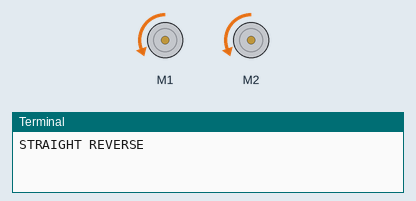
This program was run on a simulated Raspberry Pi (BCM pin numbers). On the bench: 2 × DC motor (green arrow = forward, orange = backward, longer = faster), the last lines printed to the terminal. Random numbers come from a fixed seed; motors are numbered in the order the program creates them (left before right in a Robot).

Above: at 0.1 s.
At 8.1 s:
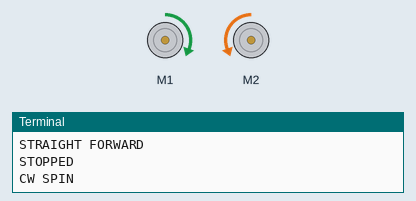
At 18.1 s:
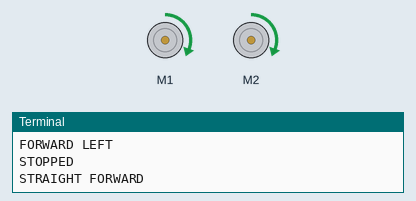
At 37.1 s:
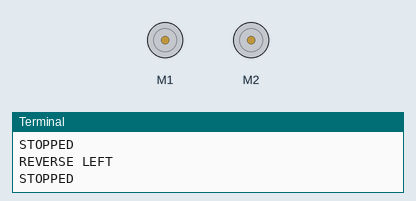
Timing chart, 0 to 38.6 s (numbered marks = the images above):
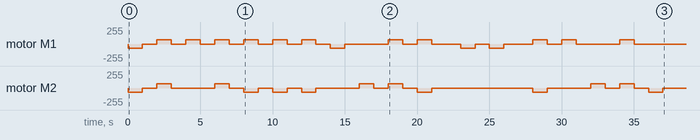

Measured:
- by itself, motor M1: stopped → backward 64/255 at 0.02 s, → stopped 0.98 s later, → forward 64/255 1.0 s later, → stopped 1.0 s later, … (30 changes in this stretch)
- by itself, motor M2: stopped → backward 64/255 at 0.02 s, → stopped 0.98 s later, → forward 64/255 1.0 s later, → stopped 1.0 s later, … (26 changes in this stretch)

The program:

randomDance.py
```python
from gpiozero import PhaseEnableMotor
# https://gpiozero.readthedocs.io/en/stable/api_output.html#motor
#
import random
from time import sleep
#
# This Python script will perform a random dance by sending
# random commands to the H-bridge and any connected DC motors
#
# specify H-Bridge control pins
goL = 5 #23
dirL = 6 #24
goR = 23 #5
dirR = 24 #6
#
# create Motor classes with independent control pins & enable speed control if desired
motorLeft = PhaseEnableMotor(dirL,goL,pwm=True)
motorRight = PhaseEnableMotor(dirR,goR,pwm=True)
#
# Define the motor speeds
lSpd = 0.25
rSpd = 0.25
#
# Define the directional control functions
#
def stop():
    # Stop both motors
    motorLeft.stop()
    motorRight.stop()
#
# Specifying a value for v between 0 & 1 will control the motors' speed
def straightFwd(vl,vr):
    # Run both motors forward
    motorLeft.forward(speed=vl) # 1 = Full Speed
    motorRight.forward(speed=vr) # 1 = Full Speed
#
def straightRev(vl,vr):
    # Run both motors in reverse
    motorLeft.backward(speed=vl) # 1 = Full Speed
    motorRight.backward(speed=vr) # 1 = Full Speed
#
def fwdLeft(vl,vr):
    # Run right motor forward
    motorLeft.forward(speed=0) # vl) # 0 = Stopped
    motorRight.forward(speed=vr)
#
def fwdRight(vl,vr):
    # Run left motor forward
    motorLeft.forward(speed=vl)
    motorRight.forward(speed=0) # vr) # 0 = Stopped
#
def revLeft(vl,vr):
    # Run right motor forward
    motorLeft.backward(speed=0) # vl) # 0 = Stopped
    motorRight.backward(speed=vr)
#
def revRight(vl,vr):
    # Run left motor forward
    motorLeft.backward(speed=vl)
    motorRight.backward(speed=0) # vr) # 0 = Stopped
#
def cwSpin(vl,vr):
    # Run left motor forward
    # Run right motor backward
    motorLeft.forward(speed=vl)
    motorRight.backward(speed=vr)
#
def ccwSpin(vl,vr):
    # Run left motor forward
    # Run right motor backward
    motorLeft.backward(speed=vl)
    motorRight.forward(speed=vr)
#
# Test the motors & H-Bridge
# Run various control tests until poweroff
while True:
    move = random.randint(0,8)
    if move == 0:
        stop()
        print("STOPPED")
        sleep(1)
    elif move == 1:
        print("STRAIGHT FORWARD")
        straightFwd(lSpd,rSpd)
        sleep(1)
        stop()
        print("STOPPED")
        sleep(1)
    elif move == 2:
        print("STRAIGHT REVERSE")
        straightRev(lSpd,rSpd)
        sleep(1)
        stop()
        print("STOPPED")
        sleep(1)
    elif move == 3:
        print("FORWARD LEFT")
        fwdLeft(lSpd,rSpd)
        sleep(1)
        stop()
        print("STOPPED")
        sleep(1)
    elif move == 4:
        print("FORWARD RIGHT")
        fwdRight(lSpd,rSpd)
        sleep(1)
        stop()
        print("STOPPED")
        sleep(1)
    elif move == 5:
        print("REVERSE LEFT")
        revLeft(lSpd,rSpd)
        sleep(1)
        stop()
        print("STOPPED")
        sleep(1)
    elif move == 6:
        print("REVERSE RIGHT")
        revRight(lSpd,rSpd)
        sleep(1)
        stop()
        print("STOPPED")
        sleep(1)
    elif move == 7:
        print("CW SPIN")
        cwSpin(lSpd,rSpd)
        sleep(1)
        stop()
        print("STOPPED")
        sleep(1)
    elif move == 8:
        print("CCW SPIN")
        ccwSpin(lSpd,rSpd)
        sleep(1)
        stop()
        print("STOPPED")
        sleep(1)
    else:
        print("ERROR")
#    print("\n ******************** STARTING OVER ******************** \n")
```
